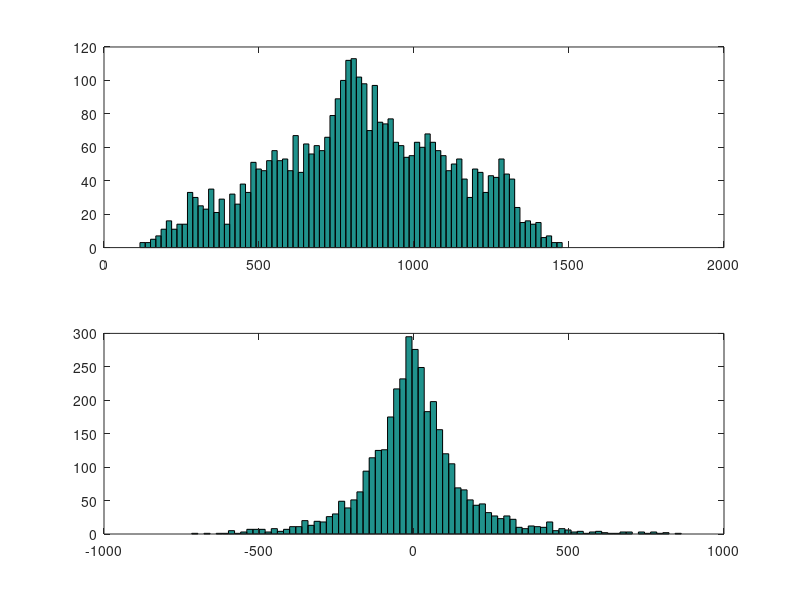
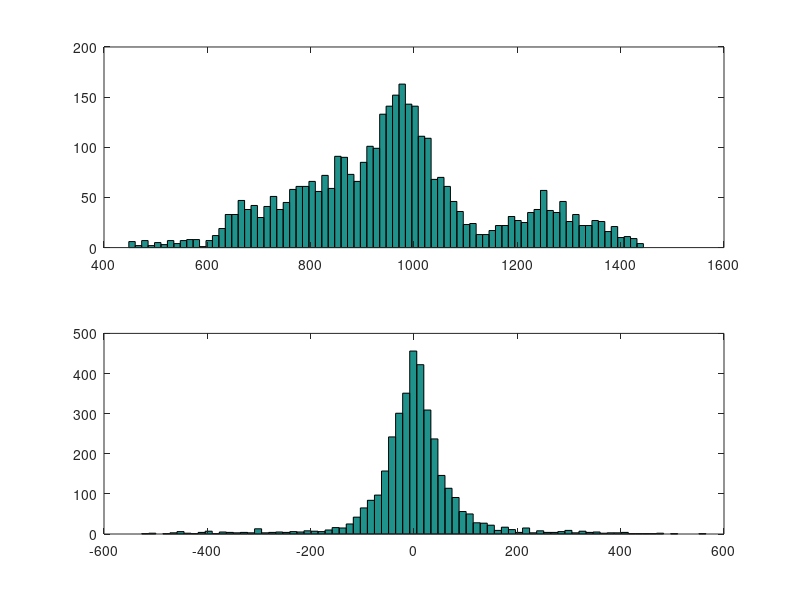
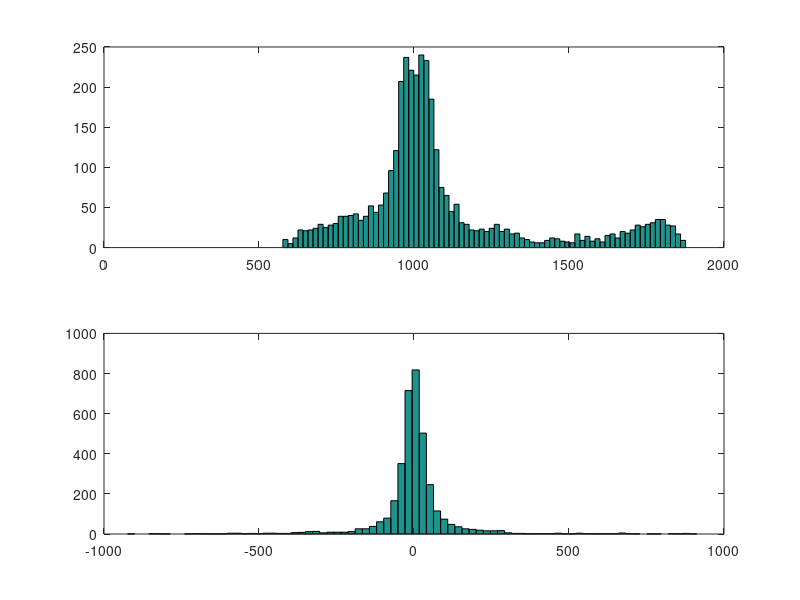

These figures' MATLAB source, in order:
figure(1)
subplot(2,1,1);
fileExp= fopen('BaboonDcY.txt','r');
E = fscanf(fileExp, '%f');
hist(E,80);
subplot(2,1,2);
fileExp= fopen('BaboonCodeDcY.txt','r');
F = fscanf(fileExp, '%f');
hist(F,80);


figure(2)
subplot(2,1,1);
fileExp= fopen('BaboonDcCb.txt','r');
C = fscanf(fileExp, '%f');
hist(C,80);
subplot(2,1,2);
fileExp= fopen('BaboonCodeDcCb.txt','r');
D = fscanf(fileExp, '%f');
hist(D,80);


figure(3)
subplot(2,1,1);
fileExp= fopen('BaboonDcCr.txt','r');
A = fscanf(fileExp, '%f');
hist(A,80);
subplot(2,1,2); 
fileExp= fopen('BaboonCodeDcCr.txt','r');
B = fscanf(fileExp, '%f');
hist(B,80);